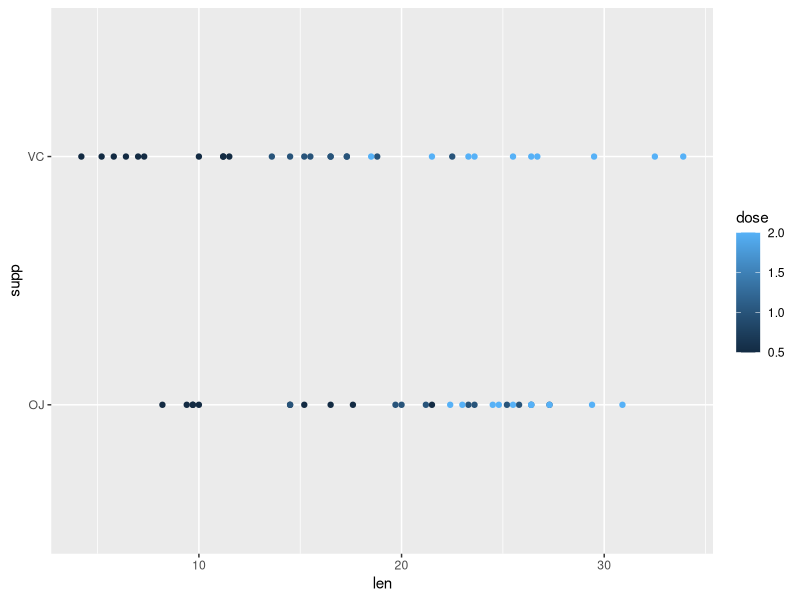

The R script that drew this image:
library(datasets)
library(dplyr)
library(ggplot2)
ggplot(data = ToothGrowth, aes( x = len, y = supp, color = dose)) + 
  geom_point() 
